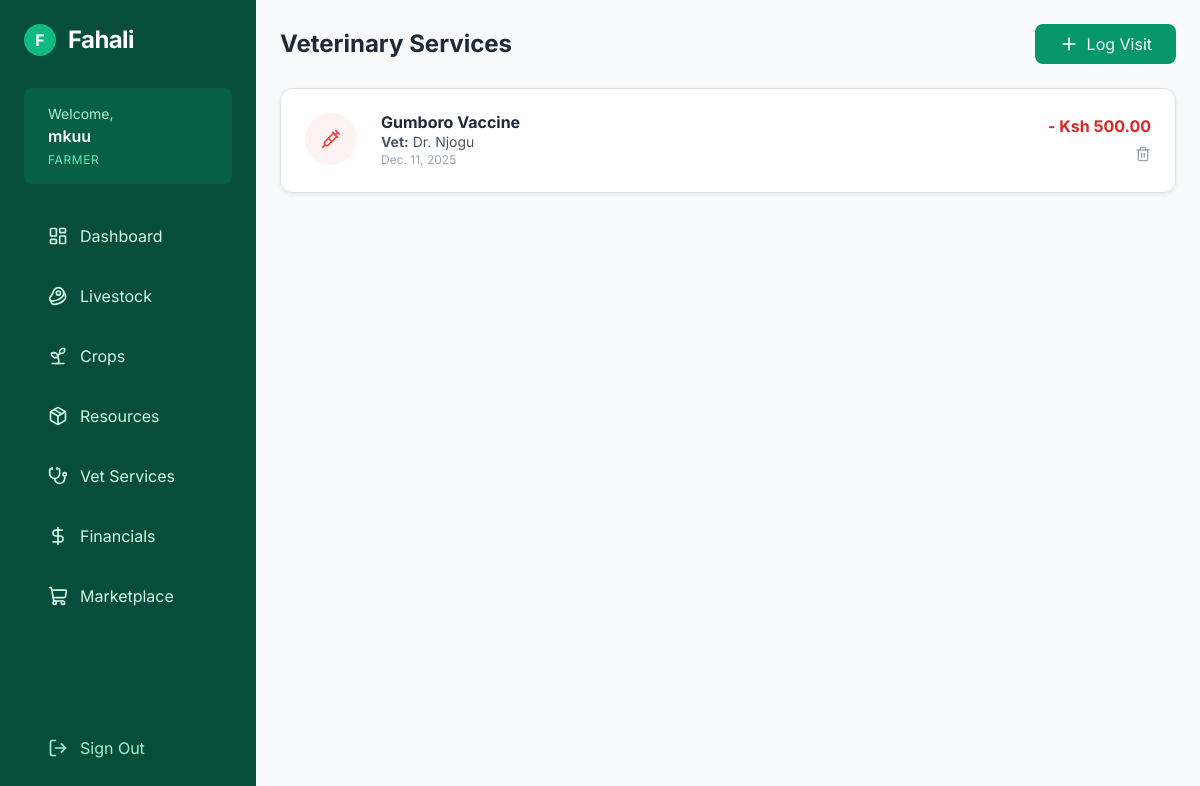
The app's page /vet/ (signed in), older data.
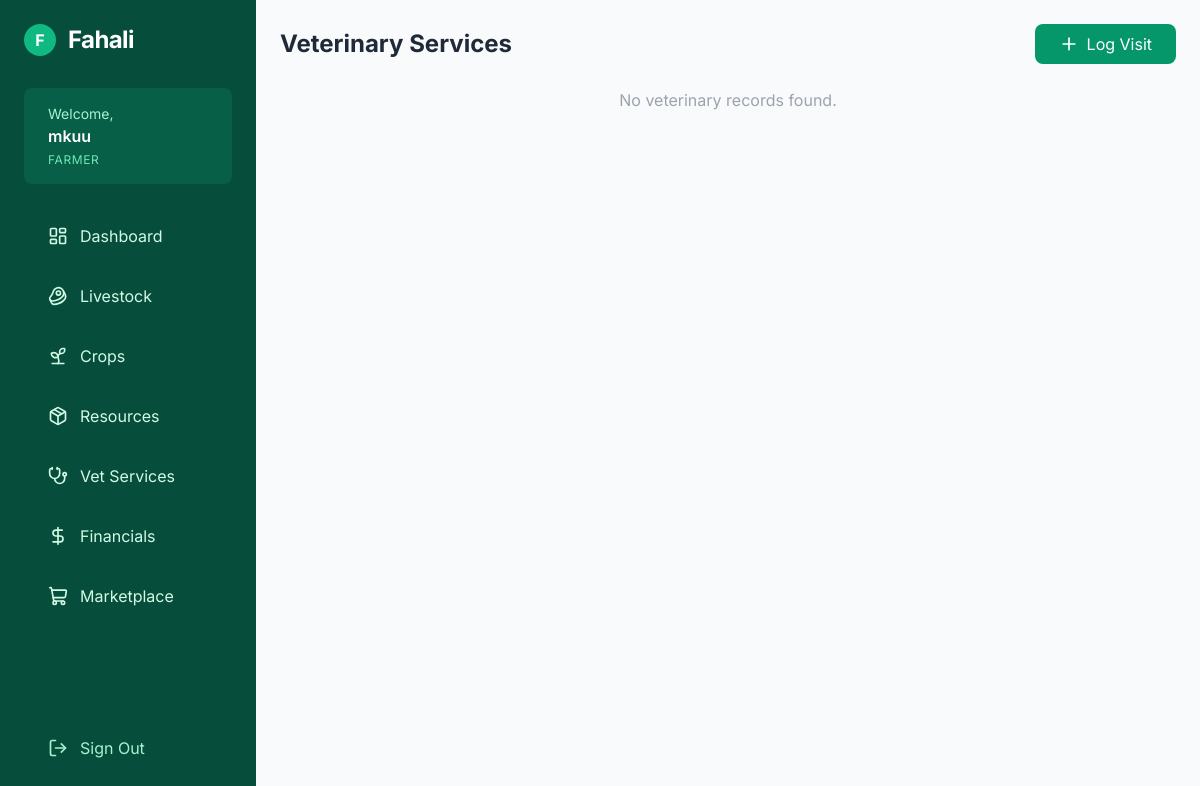
The same page, newer data.
### farm/models.py (models this page shows, shortened)
class VetRecord(models.Model):
    livestock = models.ForeignKey(Livestock, on_delete=models.SET_NULL, null=True, blank=True)
    livestockId = models.CharField(max_length=100, blank=True)  # store tagId if livestock not linked
    treatment = models.CharField(max_length=200)
    date = models.DateField(default=timezone.now)
    veterinarian = models.CharField(max_length=150)
    cost = models.DecimalField(max_digits=10, decimal_places=2, default=0)
    owner = models.ForeignKey(User, on_delete=models.CASCADE,blank=True, null=True)
    created_at = models.DateTimeField(auto_now_add=True)

### farm/views.py (the view)
# urls.py: path('vet/', views.vet, name='vet'),
def vet(request):
    vet_list = VetRecord.objects.all()
    return render(request,'vet.html', {"vet_list":vet_list})

### farm/templates/vet.html (shortened to what this page needs)
{% extends 'base.html' %}
{% block content %}
<div class="space-y-6">
    <div class="flex justify-between items-center">
        <h1 class="text-2xl font-bold text-gray-800">Veterinary Services</h1>
        <button onclick="document.getElementById('vetModal').classList.remove('hidden')" class="bg-emerald-600 text-white px-4 py-2 rounded-lg flex gap-2 items-center">
            <i data-lucide="plus" class="w-5 h-5"></i> Log Visit
        </button>
    </div>
    <div class="grid gap-4">
        {% for r in vet_list %}
            <div class="bg-white p-4 rounded-xl shadow-sm border border-gray-100 flex justify-between items-center">
                <div class="flex items-start gap-4">
                    <div class="bg-red-50 p-3 rounded-full"><i data-lucide="syringe" class="text-red-500 w-5 h-5"></i></div>
                    <div>
                        <h3 class="font-bold text-gray-800">{{ r.treatment }}</h3>
                        <p class="text-sm text-gray-600"><strong>Vet:</strong> {{ r.veterinarian }}</p>
                        <p class="text-xs text-gray-400">{{ r.date }}</p>
                    </div>
                </div>
                <div class="text-right">
                    <p class="font-bold text-red-600">- Ksh {{ r.cost }}</p>
                    <form action="{% url 'delete_vet_record' r.id %}" method="POST" onsubmit="return confirm('Are you sure you want to delete this vet record?');">
                        <button class="text-gray-400 hover:text-red-500 mt-2">
                            <i data-lucide="trash-2" class="w-4 h-4"></i>
                        </button>
                    </form>
                </div>
            </div>
        {% empty %}
            <p class="text-gray-400 text-center">No veterinary records found.</p>
        {% endfor %}
    </div>
</div>
{% endblock %}

Row changes from the older to the newer data that the page shows:
removed VetRecord: treatment "Gumboro Vaccine", veterinarian "Dr. Njogu", date "Dec. 11, 2025", cost "500.00"
Text that changed along with them:
text now shown: "No veterinary records found."
